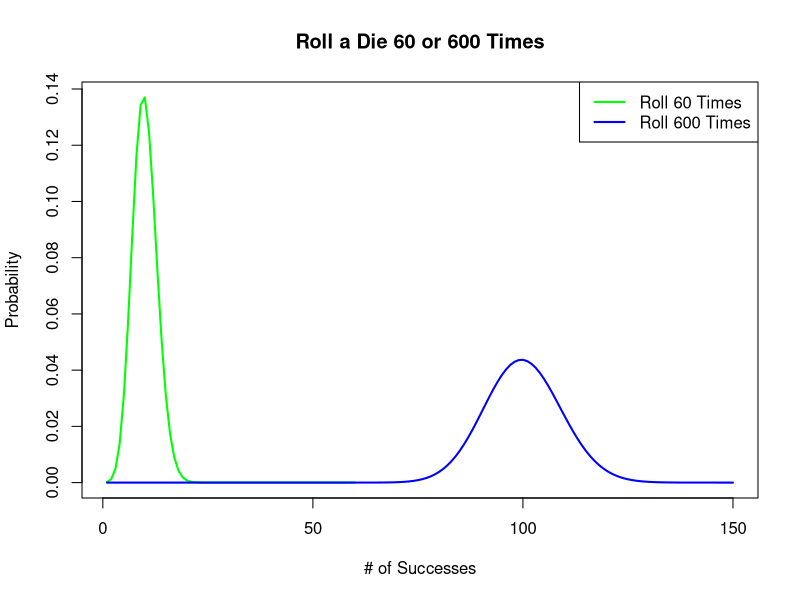
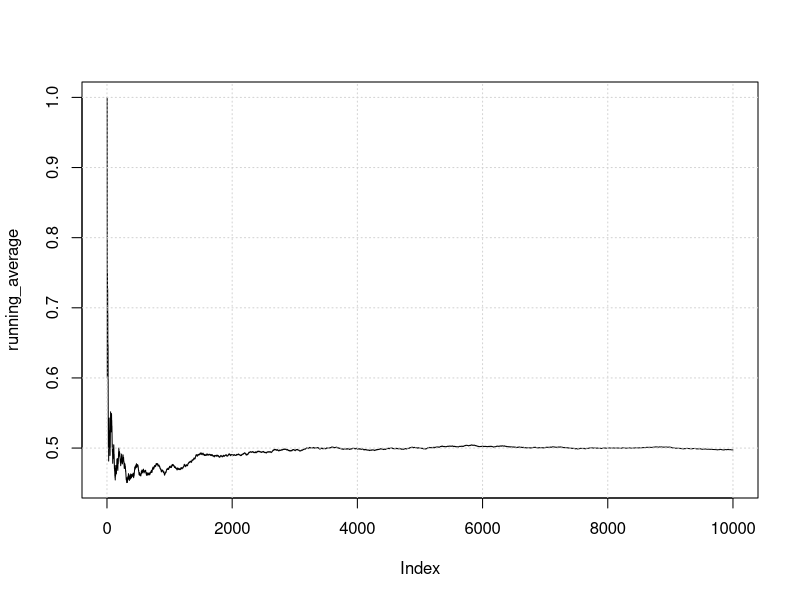
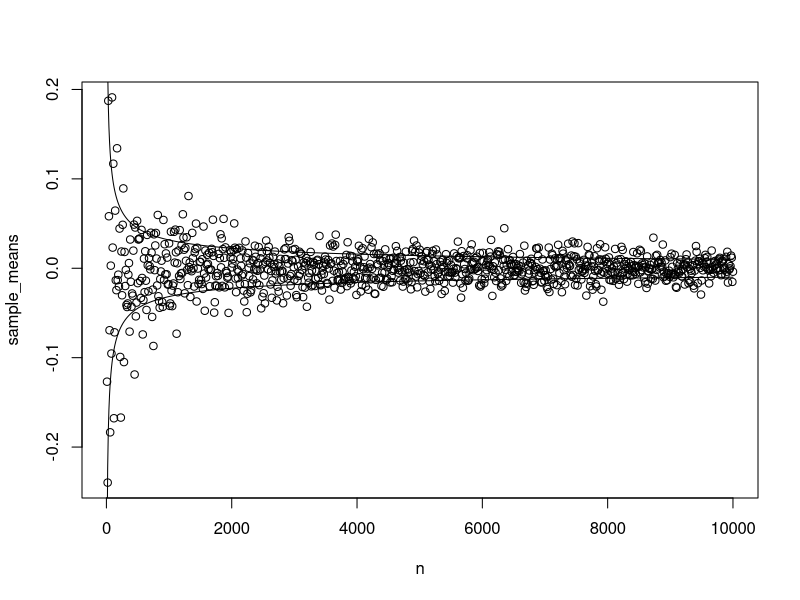
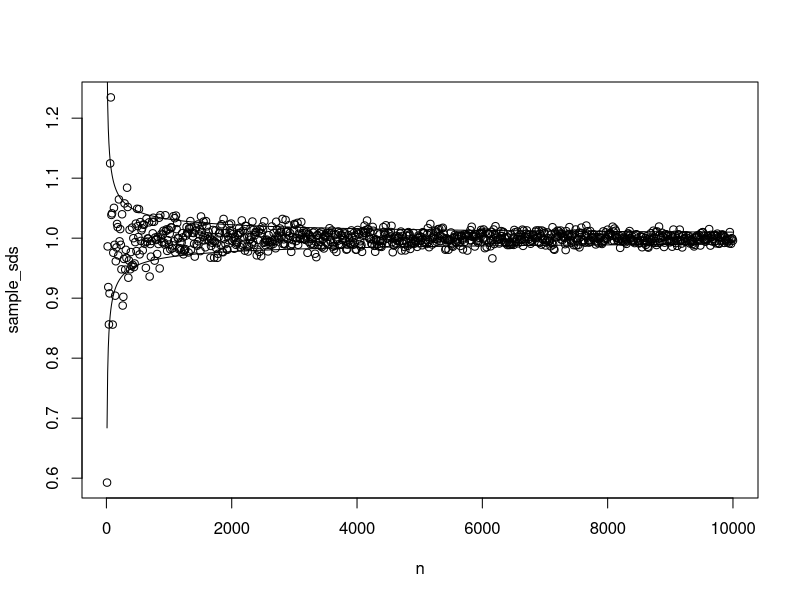

The R script that drew these images, in order:
##--------------------------------------------
##
## Counting/Probability R code (lecture 3)
##
## Class: PCE Data Science Methods Class
##
## Contains examples of:
##
## -Sampling, hypothesis testing and outliers
##
##--------------------------------------------

data = data.frame('index' = 1:100,
                  'var1' = rnorm(100),
                  'group' = sample(1:3, 100, replace=TRUE, prob=c(0.1,0.45,0.45)))

##----Bernoulli Sampling-----
p = 0.1
bernoulli_sample = data[runif(100)<p,] # Yay for R vectorization

##----Cluster Sampling-----
num_clusters = 10
cluster_samples = lapply(1:num_clusters, function(x){
  stopifnot((nrow(data) %% num_clusters)==0)
  cluster_labels = sample(rep(1:num_clusters,each=num_clusters))
  return(data[cluster_labels == x,])
})

##----Simple Random Sample-----
size = 15
simple_random_sample = data[sample(1:nrow(data), size),]

##-----Stratified Sampling-----
split_data = split(data, list(data$group))
strat_samples_list <- lapply(split_data, function(x) x[sample(1:nrow(x), 5, FALSE),])
strat_sample <- do.call(rbind, strat_samples_list)

##------Systematic Sampling-----
k = 5 # 100/5 = 20 observations
sys_sample_even = data[seq(1,nrow(data), by = k),]

k = 6 # 100/6 = 16.67 obs? hrm... do this:
# Pick a random start point between 1 and k:
start = sample(1:k,1)
#Sample every k:
sys_sample = data[seq(start,nrow(data), by=k),]


##-----Law of Large Numbers----
p_six = 1/6

# roll a dice 60 times, find p(x=10)
dbinom(x=10, size=60, prob=p_six)
# roll a dice 600 times, find p(x=100)
dbinom(x=100, size=600, prob=p_six)

# Probability of within 5%?
# 1) p(7<x<13|60 trails)
pbinom(12, size=60, prob=p_six) - pbinom(7, size=60, prob=p_six)
# alternatively
sum(sapply(8:12, function(x) dbinom(x, size=60, prob=p_six)))

# 2) p(70<x<130|600 trails)
pbinom(129, size=600, prob=p_six) - pbinom(70, size=600, prob=p_six)
# alternatively
sum(sapply(71:129, function(x) dbinom(x, size=600, prob=p_six)))

# View Distributions:
x_60 = 1:60
y_60 = dbinom(x_60, size=60, prob=p_six)

x_600 = 1:150
y_600 = dbinom(x_600, size=600, prob=p_six)

plot(x_60, y_60, type='l', main='Roll a Die 60 or 600 Times', xlab="# of Successes",
     ylab="Probability", lwd=2, col="green", xlim=c(1,150))
lines(x_600, y_600, lwd=2, col="blue")
legend("topright", c("Roll 60 Times", "Roll 600 Times"), col=c("green", "blue"),
      lty=c(1,1), lwd=c(2,2))

##----Coin Flips-----

# Calculate a running average of N-trials of flipping a fair coin
n = 10000

outcomes = round(runif(n))

running_average = sapply(1:n, function(x) mean(outcomes[1:x]))

plot(running_average, type='l')
grid()

outcomes_sd = sd(outcomes)
outcomes_sd_theo = sqrt( 0.5 * (1 - 0.5) )

# You can imagine that there is a inherent variation in the population,
#  this is the standard deviation we have found above.

# But also, there is some variation in finding the mean of the outcomes.
#  The more coin flips, the closer the mean will be to 0.5... see the plot of
#  the running average above.  This plot scales with 1/sqrt(n).


##----Prob between two points on a Normal-----

prob_normal = function(a, b, mean=0, sd=1){
  stopifnot(a<=b) # Similar to an assert
  return(pnorm(b,mean,sd) - pnorm(a,mean,sd))
}

#One tailed
prob_normal(20.1262055, Inf, 15, 4)

prob_normal(-Inf,Inf)
prob_normal(-1,1)
prob_normal(-2,2)
prob_normal(-3,3)


##----Cutoff function on a Normal----

cutoff_stat = function(alpha, mean=0, sd=1, one_tailed=TRUE){
  stopifnot((alpha>0) & (alpha<1))
  if (one_tailed){
    return(qnorm(1-alpha, mean, sd))
  }else{
    return(qnorm(1-(alpha/2), mean, sd))
  }
}

cutoff_stat(0.1, 15, 4)

##----St. Dev. vs. St. Error-----
n = seq(10,10000,len=1000)

sample_means = sapply(n, function(x) mean(rnorm(x)))
sample_sds = sapply(n, function(x) sd(rnorm(x)))

plot(n, sample_means) # Plot means
lines(n, 1/sqrt(n))   # Plot means +- st. error
lines(n, -1/sqrt(n))

plot(n, sample_sds)   # Plot sd's
lines(n, 1/sqrt(n)+1) # plot sd's +- st. error
lines(n, -1/sqrt(n)+1)



##-----Student's T-Test---

sample1 = rnorm(100, mean=4, sd=0.5)
sample2 = rnorm(100, mean=2, sd=0.05)
t.test(sample1, sample2)



##----Chi-squared Test----

ab_data = data.frame('occurrence'=c(55,43,22),
                     'expected_per'=c(0.6,0.3,0.1))
chisq.test(ab_data$occurrence, p = ab_data$expected_per)
1-pchisq(13.708, df=2) # 13.708 from slides



##-----Fisher's Exact in R-----

mat_test = matrix(c(2,3,3,4), nrow=2, byrow=TRUE)
fisher.test(mat_test, alternative = "less")

# Manual
fisher_outcome_p = function(a,b,c,d){
  n = choose(a+c,a)*choose(b+d,b)
  d = choose(a+b+c+d, a+b)
  return(n/d)
}

# One exact outcome:
do.call(fisher_outcome_p, as.list(c(mat_test)))

# or
all_outcomes = list(c(2,3,3,4),c(1,4,4,3),c(0,5,5,2))
outcome_probs = lapply(all_outcomes, function(x) do.call(fisher_outcome_p, as.list(c(x))))
p = sum(unlist(outcome_probs))

